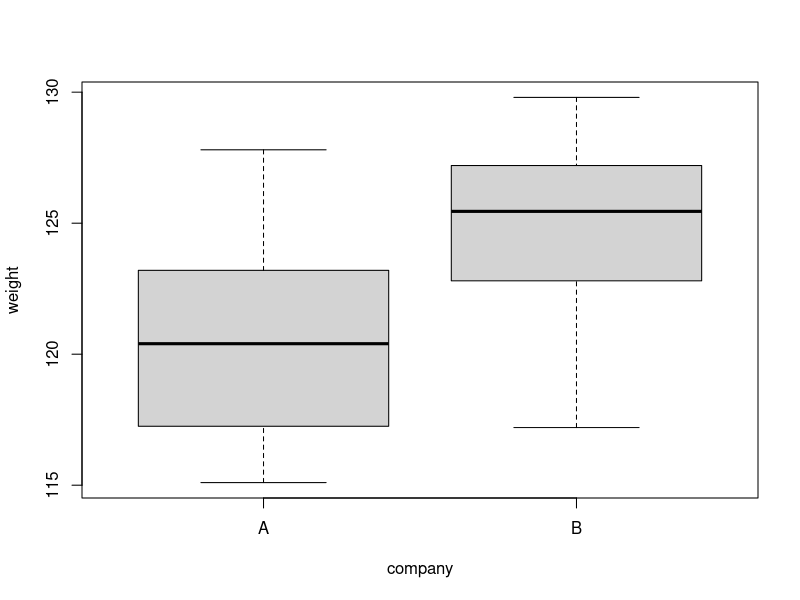
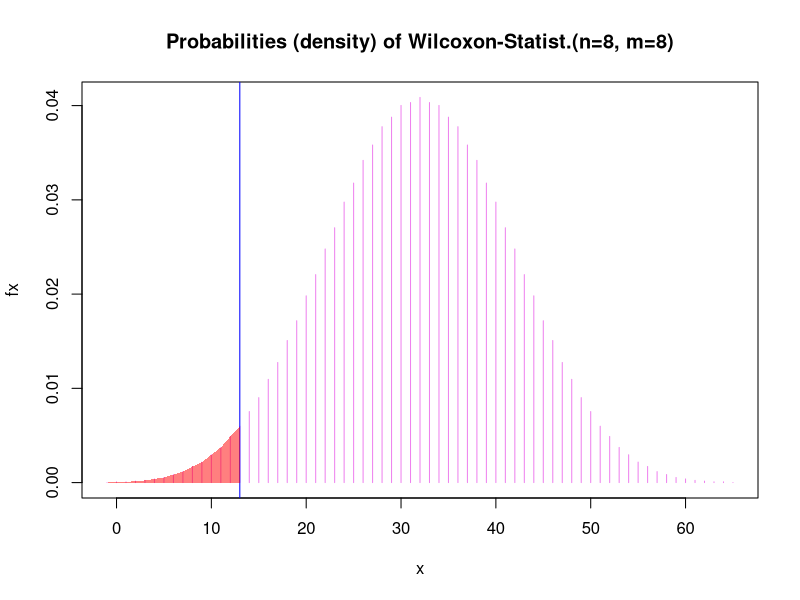
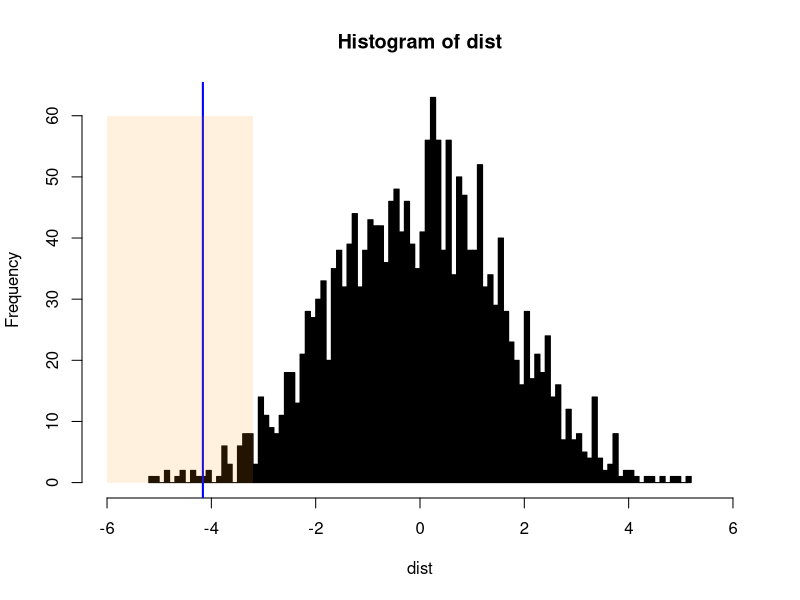

Generate these figures, in order, with R:
## ---- chunk 1
A <- c(117.1, 121.3, 127.8, 121.9, 117.4, 124.5, 119.5, 115.1)
B <- c(123.5, 125.3, 126.5, 127.9, 122.1, 125.6, 129.8, 117.2)
dat <- data.frame(weight = c(A,B), 
                  company = rep(c("A","B"), each=8))
dat$company <- factor(dat$company)
boxplot(weight ~ company, data = dat)
## ---- chunk 2
# Use help(wilcox.test) to determine the inputs for this function. You can use ~ to specify the relationship between weight and company.
wt = wilcox.test(weight ~ company, data = dat, exact = TRUE)
## ---- chunk 3
x <- -1: (8*8 + 1) 
# The p-value is calculated by determining the index for which the cumulative sum of fx exceeds 0.05. Therefore, we should be careful to index correctly on x as well.

fx <- dwilcox(x, 8, 8) # dwilcox is a builtin R function that determines the Wilcoxon distribution given the sizes of the two samples

thresholdValue <- 0.025 # two-sided test since we want 0.025 as both ends

ix <- which(cumsum(fx) <= thresholdValue) # cumulative sum is summing probabilities up to the edge of the rejection region in order to determine the p-value. However, the p-value will not be exact as it is a discrete distribution.

tx <- x[length(ix)] # determines the maximum x-value for which the sum of probabilities is still under the threshold value

# Plot the distribution, rejection region, and observed test statistic
plot(x, fx, type = "h", col = "violet",
     main =  "Probabilities (density) of Wilcoxon-Statist.(n=8, m=8)") + abline(v=wt$statistic, col="blue")+ polygon(c(x[x <= tx], tx, tx), c(fx[x <= tx], 0, 0), col=rgb(1, 0, 0,0.5), border=NA) 
## ---- chunk 4
# Combine the data from group A and B 
pooled <- c(A,B)

# Try resampling the combined data from above. What are we trying to calculate here? Use help(sample) to get started.
mean(sample(pooled, length(A), FALSE))-mean(sample(pooled, length(B), FALSE))

## ---- chunk 5
# Divide the combined data into two groups and calculate their difference in means 2000 times  
nresamples <- 2000
dist <- replicate(nresamples, mean(sample(pooled, length(A), FALSE))-mean(sample(pooled, length(B), FALSE)))

# Plot the histogram
histogram = hist(dist, xlim = c(-6, 6), col = "black", breaks = 100)
thresholdValue <- 0.025
ix <- which(cumsum(histogram$counts)/nresamples <= thresholdValue)
tx <- histogram$breaks[length(ix)]
tx
abline(v = mean(A)-mean(B), col = "blue", lwd = 2)
polygon(x=c(-6,-6,tx,tx), y=c(0,60,60,0), col="#FF990022", border=F)
